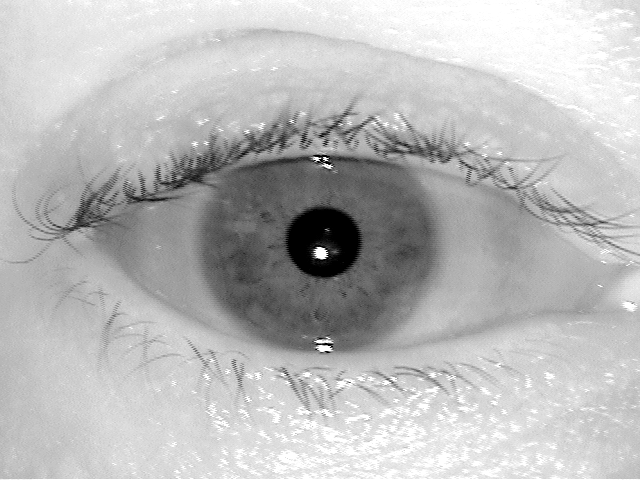
#> input picture ICCV17_release/data/raw_samples/02463d1192.tiff, 640 x 480 px
$ python -i img_enhance.py   (imports and definitions only)
#> lines starting #> are read from the running program, lines starting #| are printed output that depends on the picture; after the words box and inside, x2 and y2 are one past the last pixel; in counts of white or black regions, pixels touching at a corner belong together
#> further down, picture is the input picture: shape (480, 640, 3); min 0, max 255, mean 186
import bisect

import cv2
import numpy as np


def stretchlim(img, tol=(0.0, 0.99)):
#> called with tol = (0, 0.99)
    tol_low = tol[0]
    tol_high = tol[1]

    hist = cv2.calcHist([img], [0], None, [256], [0, 256])
#> hist = 256 values, max 11686 at index 255, min 0 at index 1, mean 1200
    cdf = np.cumsum(hist) / np.sum(hist)
#> cdf = 256 values from 0.00966 to 1
    ilow = np.where(cdf > tol_low)[0][0]
#> ilow = 0
    ihigh = np.where(cdf >= tol_high)[0][0]
#> ihigh = 255
    th = (ilow, ihigh)
#> th = (0, 255)
    return th


# [38 lines left out: function imadjust, not called in this run]


def adjust_iris(img, r_th=(0.05, 0.95)):
    th = stretchlim(img, (0.0, 0.99))
#> th = (0, 255)
    rfl = img >= th[1]
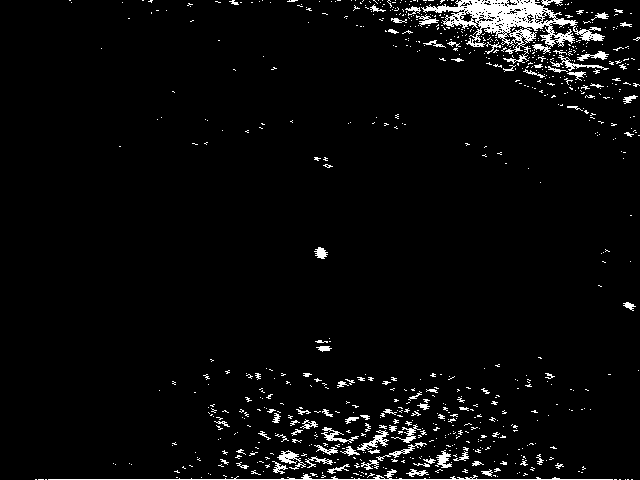
#> rfl: shape (480, 640, 3) bool; 3.8% white in thin lines or dots
    eps_shape = int(np.round(0.005 * img.size))
#> eps_shape = 4608
#> (the run stopped early here; a loop or call above may not have finished)

$ run again, on ICCV17_release/data/raw_samples/02463d1193.tiff
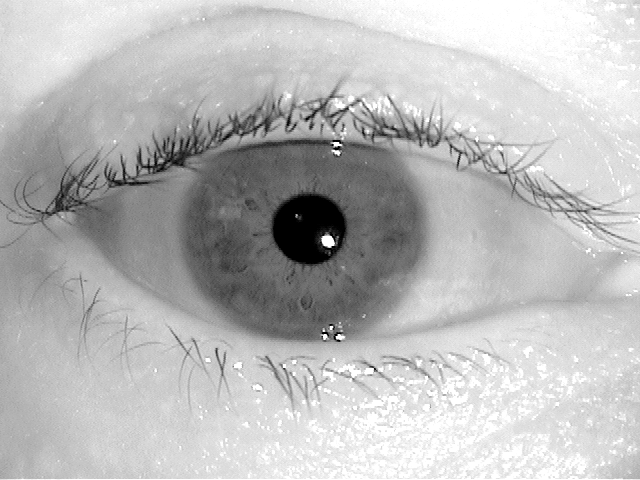
#> input picture ICCV17_release/data/raw_samples/02463d1193.tiff, 640 x 480 px
#> picture is the input picture: shape (480, 640, 3); min 0, max 255, mean 185.9
#> hist = 256 values, max 14576 at index 255, min 0 at index 1, mean 1200
#> cdf = 256 values from 0.00993 to 1
#> ilow = 0
#> ihigh = 255
#> in stretchlim, `th = (ilow, ihigh)`: th = (0, 255)
#> in adjust_iris, `rfl = img >= th[1]`:
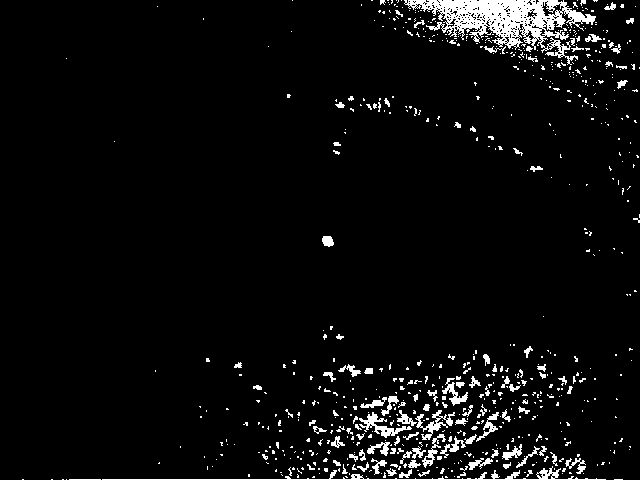
#> rfl: shape (480, 640, 3) bool; 4.7% white; 705 white regions (600 under 20 px), largest, box (x1, y1, x2, y2) and area: (404, 0, 596, 65) 4721, (102, 466, 606, 480) 912, (359, 412, 412, 438) 407

$ run again, on ICCV17_release/data/raw_samples/04200d082.tiff
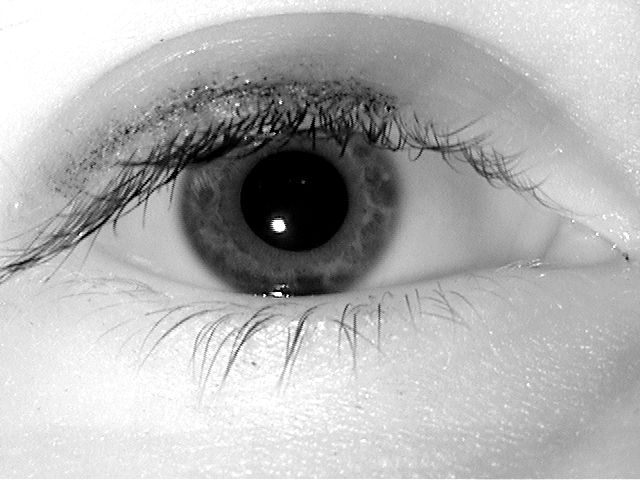
#> input picture ICCV17_release/data/raw_samples/04200d082.tiff, 640 x 480 px
#> picture is the input picture: shape (480, 640, 3); min 0, max 255, mean 178.1
#> hist = 256 values, max 15630 at index 255, min 0 at index 1, mean 1200
#> cdf = 256 values from 0.0239 to 1
#> ilow = 0
#> ihigh = 255
#> in stretchlim, `th = (ilow, ihigh)`: th = (0, 255)
#> in adjust_iris, `rfl = img >= th[1]`:
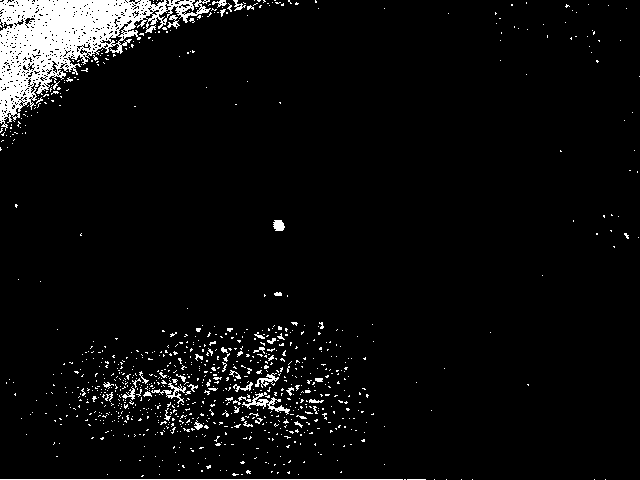
#> rfl: shape (480, 640, 3) bool; 5.1% white; 942 white regions (898 under 20 px), largest, box (x1, y1, x2, y2) and area: (0, 0, 211, 131) 9985, (0, 479, 403, 480) 403, (242, 392, 290, 415) 278

$ run again, on ICCV17_release/data/raw_samples/04200d083.tiff
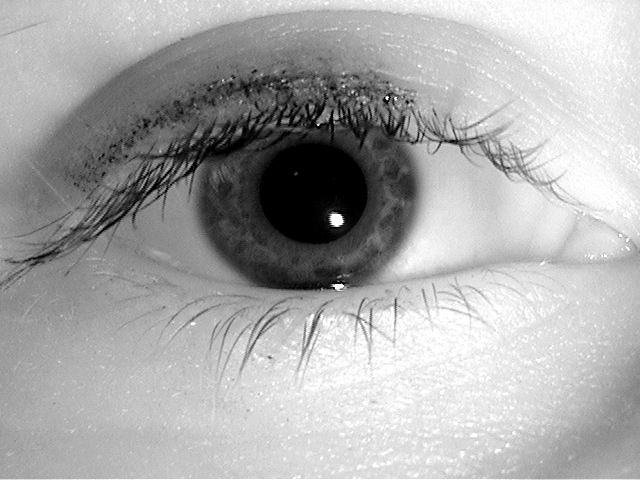
#> input picture ICCV17_release/data/raw_samples/04200d083.tiff, 640 x 480 px
#> picture is the input picture: shape (480, 640, 3); min 0, max 255, mean 169.4
#> hist = 256 values, max 7639 at index 0, min 0 at index 1, mean 1200
#> cdf = 256 values from 0.0249 to 1
#> ilow = 0
#> ihigh = 255
#> in stretchlim, `th = (ilow, ihigh)`: th = (0, 255)
#> in adjust_iris, `rfl = img >= th[1]`:
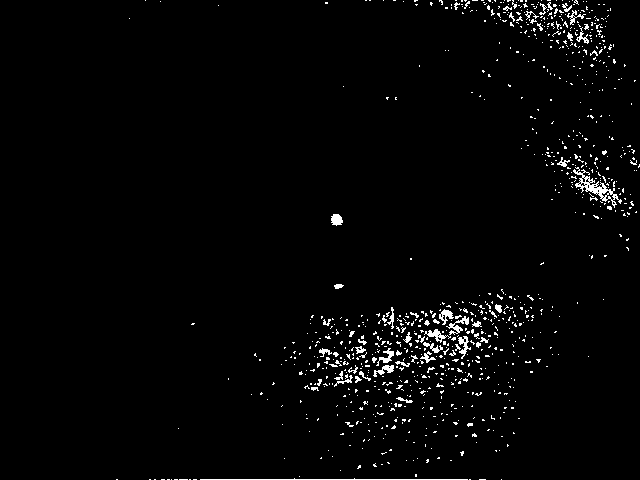
#> rfl: shape (480, 640, 3) bool; 2.2% white in thin lines or dots, all inside (x1, y1, x2, y2) = (116, 0, 640, 480)
